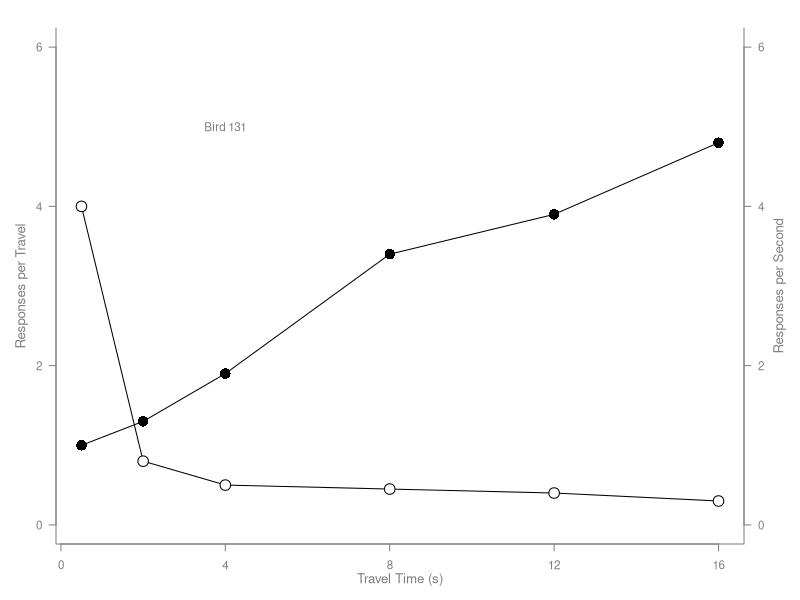
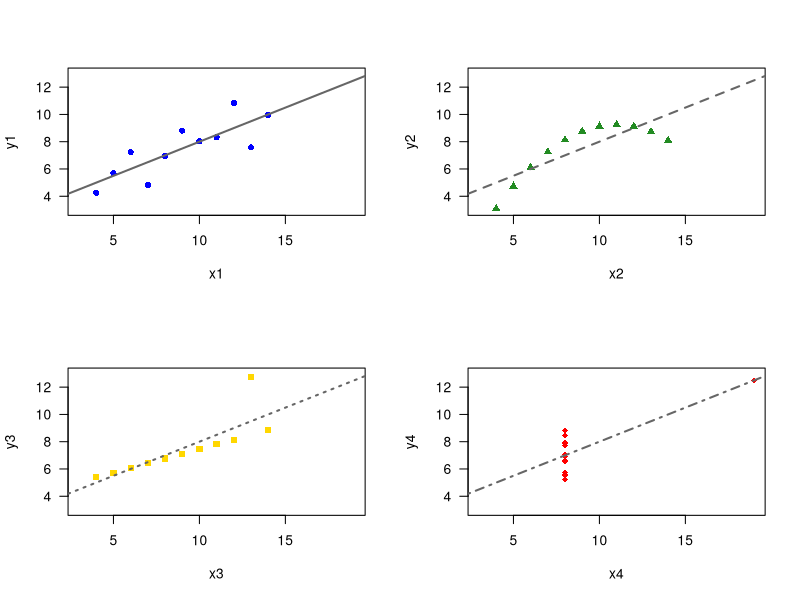

Source code (R) for these figures, in order:
## ---- chunk 1
#| label: fig-bird131
#| fig-cap: "Bird 131 (Murrell, R Graphics)."
#| fig-width: 7
#| fig-height: 5

# Data: travel time (x) and two response measures (y1, y2).
x  <- c(0.5, 2, 4, 8, 12, 16)
y1 <- c(1, 1.3, 1.9, 3.4, 3.9, 4.8)
y2 <- c(4, .8, .5, .45, .4, .3)

# Horizontal axis labels, margins (bottom, left, top, right) and smaller text.
# The right margin is bigger to fit a second y axis.
par(las = 1, mar = c(4, 4, 2, 4), cex = .7)

# Opens an empty plot. Nothing is drawn yet.
plot.new()

# Sets the x and y ranges. Nothing is drawn yet.
plot.window(range(x), c(0, 6))

# Draws the line for y1.
lines(x, y1)

# Draws the line for y2.
lines(x, y2)

# Adds black filled points to y1 (pch = 16), twice the size (cex = 2).
points(x, y1, pch = 16, cex = 2)

# Adds open points to y2 (pch = 21) with a white inside (bg).
# Filled and open points show the two series without a legend.
points(x, y2, pch = 21, bg = "white", cex = 2)

# From here on, axes and labels are gray, so the data stands out.
par(col = "gray50", fg = "gray50", col.axis = "gray50")

# x axis at the bottom (side 1).
axis(1, at = seq(0, 16, 4))

# y axis on the left (side 2).
axis(2, at = seq(0, 6, 2))

# y axis on the right (side 4).
axis(4, at = seq(0, 6, 2))

# Frame around the plot, open at the top ("u" shape).
box(bty = "u")

# x axis title, in the bottom margin.
mtext("Travel Time (s)", side = 1, line = 2, cex = 0.8)

# Left y axis title; las = 0 makes it vertical.
mtext("Responses per Travel", side = 2, line = 2, las = 0, cex = 0.8)

# Right y axis title, also vertical.
mtext("Responses per Second", side = 4, line = 2, las = 0, cex = 0.8)

# Label inside the plot, at x = 4 and y = 5.
text(4, 5, "Bird 131")

# Resets margins and colors to the default.
par(mar = c(5.1, 4.1, 4.1, 2.1), col = "black", fg = "black",
    col.axis = "black")

## ---- chunk 2
# Fit one linear regression for each of the four sets.
lm1 <- lm(y1 ~ x1, data = anscombe)
lm2 <- lm(y2 ~ x2, data = anscombe)
lm3 <- lm(y3 ~ x3, data = anscombe)
lm4 <- lm(y4 ~ x4, data = anscombe)
## ---- chunk 3
#| label: fig-anscombe
#| fig-cap: "Anscombe's quartet: same regression line, four different patterns."
#| fig-width: 8
#| fig-height: 8

# Four plots on one page: 2 rows, 2 columns.
par(mfrow = c(2, 2))

# Set 1: blue circles, solid line.
plot(anscombe$x1, anscombe$y1, col = "blue", pch = 16,
     xlim = c(3, 19), ylim = c(3, 13), xlab = "x1", ylab = "y1")
abline(lm1, col = "gray40", lty = 1, lwd = 2)

# Set 2: green triangles, dashed line.
plot(anscombe$x2, anscombe$y2, col = "forestgreen", pch = 17,
     xlim = c(3, 19), ylim = c(3, 13), xlab = "x2", ylab = "y2")
abline(lm2, col = "gray40", lty = 2, lwd = 2)

# Set 3: yellow squares, dotted line.
plot(anscombe$x3, anscombe$y3, col = "gold", pch = 15,
     xlim = c(3, 19), ylim = c(3, 13), xlab = "x3", ylab = "y3")
abline(lm3, col = "gray40", lty = 3, lwd = 2)

# Set 4: red diamonds, dot-dash line.
plot(anscombe$x4, anscombe$y4, col = "red", pch = 18,
     xlim = c(3, 19), ylim = c(3, 13), xlab = "x4", ylab = "y4")
abline(lm4, col = "gray40", lty = 4, lwd = 2)

# Back to one plot per page.
par(mfrow = c(1, 1))
